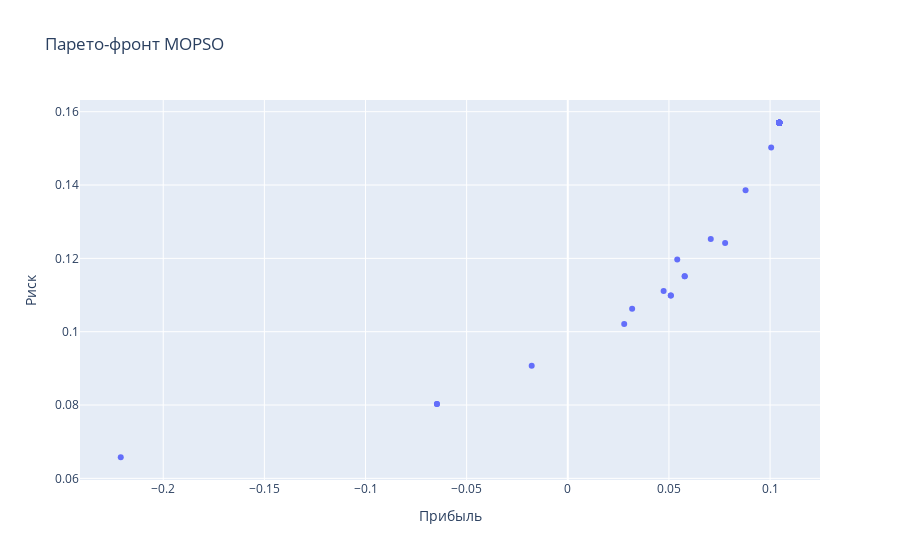

Notebook cell for this chart:
### Markdown cell above
### Используя разные алгоритмы соберём криптовалютные портфели

### Code cell
# MOPSO
mopso = MOPSO(
    population_size=500,
    max_iterations=500,
    variable_bounds=variable_bounds,
    objectives=objectives,
    inertia_weight=0.9,
    cognitive_constant=1.6,
    social_constant=1.2,
    repository_size=60
)

mopso.run()
mopso_front = mopso.get_pareto_front()

mopso.visualize_pareto_front()

### Figure 1 — Plotly figure (JSON) as saved in the notebook; plotly's stock layout.template omitted (floating-point values rounded to 4 significant figures)
{"data": [{"hovertemplate": "Прибыль=%{x}<br>Риск=%{y}<extra></extra>", "legendgroup": "", "marker": {"color": "#636efa", "symbol": "circle"}, "mode": "markers", "name": "", "orientation": "v", "showlegend": false, "type": "scatter", "x": [-0.221, 0.1045, 0.1045, 0.1045, 0.1045, 0.1045, 0.1045, 0.1045, 0.1045, 0.1045, 0.1045, 0.1045, 0.1045, 0.1045, 0.1045, 0.1045, 0.1045, 0.1045, 0.1045, 0.1045, 0.1045, 0.1045, 0.1045, 0.1045, 0.1045, 0.1045, 0.1045, 0.1045, 0.1045, 0.1045, 0.1045, 0.1045, 0.1045, 0.1045, 0.1045, 0.1045, 0.1045, 0.1045, 0.1045, 0.1045, 0.1045, 0.1045, 0.1045, 0.1045, 0.1045, 0.05411, -0.01784, 0.05781, 0.05781, 0.04737, 0.1005, 0.08789, -0.06469, -0.06469, 0.0279, 0.03181, 0.07779, 0.05094, 0.05094, 0.07069], "xaxis": "x", "y": [0.06575, 0.157, 0.157, 0.157, 0.157, 0.157, 0.157, 0.157, 0.157, 0.157, 0.157, 0.157, 0.157, 0.157, 0.157, 0.157, 0.157, 0.157, 0.157, 0.157, 0.157, 0.157, 0.157, 0.157, 0.157, 0.157, 0.157, 0.157, 0.157, 0.157, 0.157, 0.157, 0.157, 0.157, 0.157, 0.157, 0.157, 0.157, 0.157, 0.157, 0.157, 0.157, 0.157, 0.157, 0.157, 0.1197, 0.09073, 0.1151, 0.1151, 0.1111, 0.1503, 0.1386, 0.08027, 0.08027, 0.1021, 0.1062, 0.1242, 0.1099, 0.1099, 0.1253], "yaxis": "y"}], "layout": {"legend": {"tracegroupgap": 0}, "title": {"text": "Парето-фронт MOPSO"}, "xaxis": {"anchor": "y", "domain": [0, 1], "title": {"text": "Прибыль"}}, "yaxis": {"anchor": "x", "domain": [0, 1], "title": {"text": "Риск"}}}}
